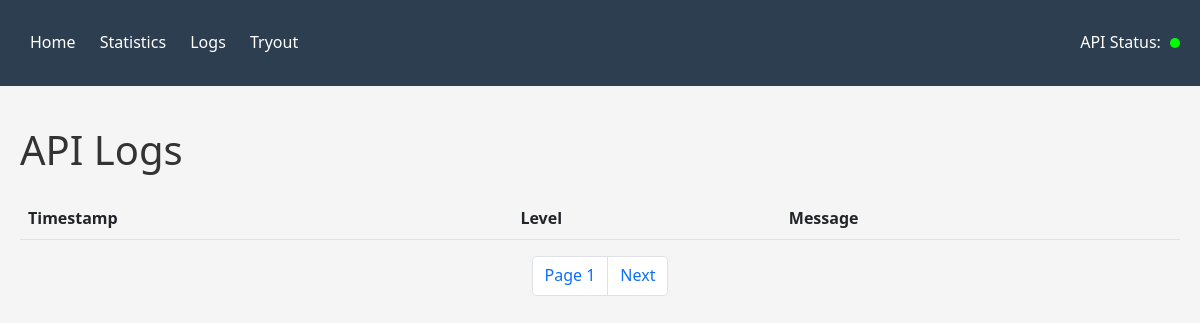
Page /logs on the earlier database version.
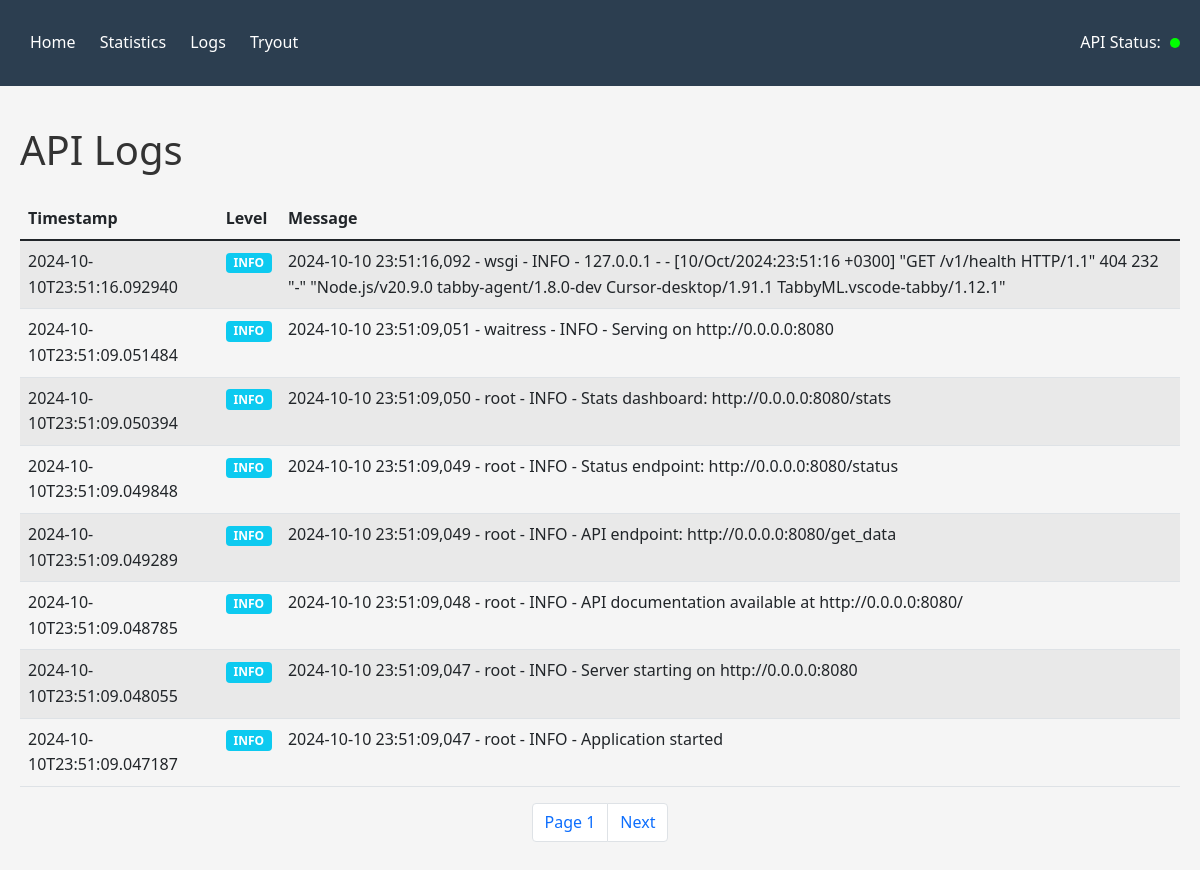
Same page on the later database version.
### tables this page shows
CREATE TABLE logs (
        id INTEGER PRIMARY KEY AUTOINCREMENT,
        timestamp TEXT,
        level TEXT,
        message TEXT
    );

### index.py (the view)
@app.route('/logs', methods=['GET'])
def show_logs():
    api_status = "green" if is_api_running() else "red"
    page = request.args.get('page', 1, type=int)
    per_page = 50
    offset = (page - 1) * per_page
    logs = db.get_logs(limit=per_page, offset=offset)
    return render_template('logs.html',
                           api_status=api_status,
                           logs=logs,
                           page=page,
                           get_log_level_color=get_log_level_color)

### SQLiteCache.py (called while the page is built)
    def _get_conn(self):
        conn = sqlite3.connect(self.db_path, timeout=60, check_same_thread=False)
        return conn

    def get_logs(self, limit=100, offset=0):
        with self._get_conn() as conn:
            cursor = conn.execute("SELECT * FROM logs ORDER BY timestamp DESC LIMIT ? OFFSET ?", (limit, offset))
            return cursor.fetchall()

### index.py (called while the page is built)
def is_api_running():
    return True

def get_log_level_color(level):
    colors = {
        'DEBUG': 'secondary',
        'INFO': 'info',
        'WARNING': 'warning',
        'ERROR': 'danger',
        'CRITICAL': 'dark'
    }
    return colors.get(level, 'secondary')

### templates/logs.html (shortened to what this page needs)
<!DOCTYPE html>
<html lang="en">
<head>
    <link href="https://cdn.jsdelivr.net/npm/bootstrap@5.1.3/dist/css/bootstrap.min.css" rel="stylesheet">
</head>
<body>
    <div class="nav-bar">
        <div class="container">
            <div>
                <a href="/">Home</a>
                <a href="/stats">Statistics</a>
                <a href="/logs">Logs</a>
                <a href="/tryout">Tryout</a>
            </div>
            <span id="api-status" style="color: white;">API Status: <span class="status-indicator status-{{ api_status }}"></span></span>
        </div>
    </div>
    <div class="container">
        <h1 class="mb-4">API Logs</h1>
        <table class="table table-striped">
            <thead>
                <tr>
                    <th>Timestamp</th>
                    <th>Level</th>
                    <th>Message</th>
                </tr>
            </thead>
            <tbody>
                {% for log in logs %}
                <tr>
                    <td>{{ log[1] }}</td>
                    <td><span class="badge bg-{{ get_log_level_color(log[2]) }}">{{ log[2] }}</span></td>
                    <td>{{ log[3] }}</td>
                </tr>
                {% endfor %}
            </tbody>
        </table>
        <nav aria-label="Page navigation">
            <ul class="pagination justify-content-center">
                <li class="page-item"><span class="page-link">Page {{ page }}</span></li>
                <li class="page-item"><a class="page-link" href="{{ url_for('show_logs', page=page+1) }}">Next</a></li>
            </ul>
        </nav>
    </div>
</body>
</html>

### templates/logs.html (style rules this page uses)
body { font-family: 'Segoe UI', Tahoma, Geneva, Verdana, sans-serif; line-height: 1.6; color: #333; background-color: #f5f5f5; }
.container { max-width: 1200px; margin: 0 auto; padding: 20px; }
.nav-bar { background-color: #2c3e50; padding: 10px 0; margin-bottom: 20px; }
.nav-bar .container { display: flex; justify-content: space-between; align-items: center; }
.nav-bar a { color: white; text-decoration: none; padding: 5px 10px; }
.status-indicator { display: inline-block; width: 10px; height: 10px; border-radius: 50%; margin-left: 5px; }
.status-green { background-color: #00ff00; }

Differences in the rows shown:
added logs: timestamp "2024-10-10T23:51:16.092940", level "INFO", message "2024-10-10 23:51:16,092 - wsgi - INFO - 127.0.0.1 - - [10/Oct/2024:23:51:16 +0300] \"GET /v1/health HTTP/1.1\" 404 232 \"-\" \"Node.js/v20.9.0 tabby-agent/1.8.0-dev Cursor-desktop/1.91.1 TabbyML.vscode-tabby/1.12.1\""
added logs: timestamp "2024-10-10T23:51:09.051484", level "INFO", message "2024-10-10 23:51:09,051 - waitress - INFO - Serving on http://0.0.0.0:8080"
added logs: timestamp "2024-10-10T23:51:09.050394", level "INFO", message "2024-10-10 23:51:09,050 - root - INFO - Stats dashboard: http://0.0.0.0:8080/stats"
added logs: timestamp "2024-10-10T23:51:09.049848", level "INFO", message "2024-10-10 23:51:09,049 - root - INFO - Status endpoint: http://0.0.0.0:8080/status"
added logs: timestamp "2024-10-10T23:51:09.049289", level "INFO", message "2024-10-10 23:51:09,049 - root - INFO - API endpoint: http://0.0.0.0:8080/get_data"
added logs: timestamp "2024-10-10T23:51:09.048785", level "INFO", message "2024-10-10 23:51:09,048 - root - INFO - API documentation available at http://0.0.0.0:8080/"
added logs: timestamp "2024-10-10T23:51:09.048055", level "INFO", message "2024-10-10 23:51:09,047 - root - INFO - Server starting on http://0.0.0.0:8080"
added logs: timestamp "2024-10-10T23:51:09.047187", level "INFO", message "2024-10-10 23:51:09,047 - root - INFO - Application started"
